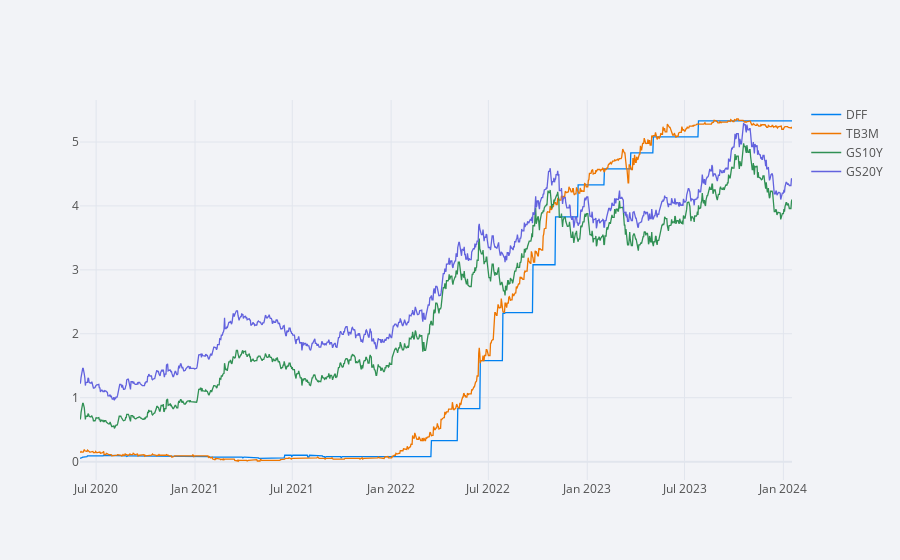

Notebook source saved alongside this figure:
### Code cell
rate_df["2020-06-01":][['DFF', 'TB3M', 'GS10Y', 'GS20Y']].iplot()
plt.show()

### Figure 1 — Plotly figure (JSON) as saved in the notebook; plotly's stock layout.template omitted (floating-point values rounded to 4 significant figures; data arrays with more than 128 entries replaced by an {"elided": "..."} marker saying what was removed)
{"data": [{"line": {"color": "rgba(0, 128, 240, 1.0)", "dash": "solid", "shape": "linear", "width": 1.3}, "mode": "lines", "name": "DFF", "text": "", "type": "scatter", "x": {"elided": "1326 str values"}, "y": {"elided": "1326 float values"}}, {"line": {"color": "rgba(238, 118, 0, 1.0)", "dash": "solid", "shape": "linear", "width": 1.3}, "mode": "lines", "name": "TB3M", "text": "", "type": "scatter", "x": {"elided": "1326 str values"}, "y": {"elided": "1326 float values"}}, {"line": {"color": "rgba(48, 144, 84, 1.0)", "dash": "solid", "shape": "linear", "width": 1.3}, "mode": "lines", "name": "GS10Y", "text": "", "type": "scatter", "x": {"elided": "1326 str values"}, "y": {"elided": "1326 float values"}}, {"line": {"color": "rgba(98, 98, 222, 1.0)", "dash": "solid", "shape": "linear", "width": 1.3}, "mode": "lines", "name": "GS20Y", "text": "", "type": "scatter", "x": {"elided": "1326 str values"}, "y": {"elided": "1326 float values"}}], "layout": {"legend": {"bgcolor": "#F2F3F7", "font": {"color": "#505050"}}, "paper_bgcolor": "#F2F3F7", "plot_bgcolor": "#F2F3F7", "title": {"font": {"color": "#484848"}}, "xaxis": {"gridcolor": "#E1E5ED", "showgrid": true, "tickfont": {"color": "#505050"}, "title": {"font": {"color": "#505050"}, "text": ""}, "zerolinecolor": "#E1E5ED"}, "yaxis": {"gridcolor": "#E1E5ED", "showgrid": true, "tickfont": {"color": "#505050"}, "title": {"font": {"color": "#505050"}, "text": ""}, "zerolinecolor": "#E1E5ED"}}}
